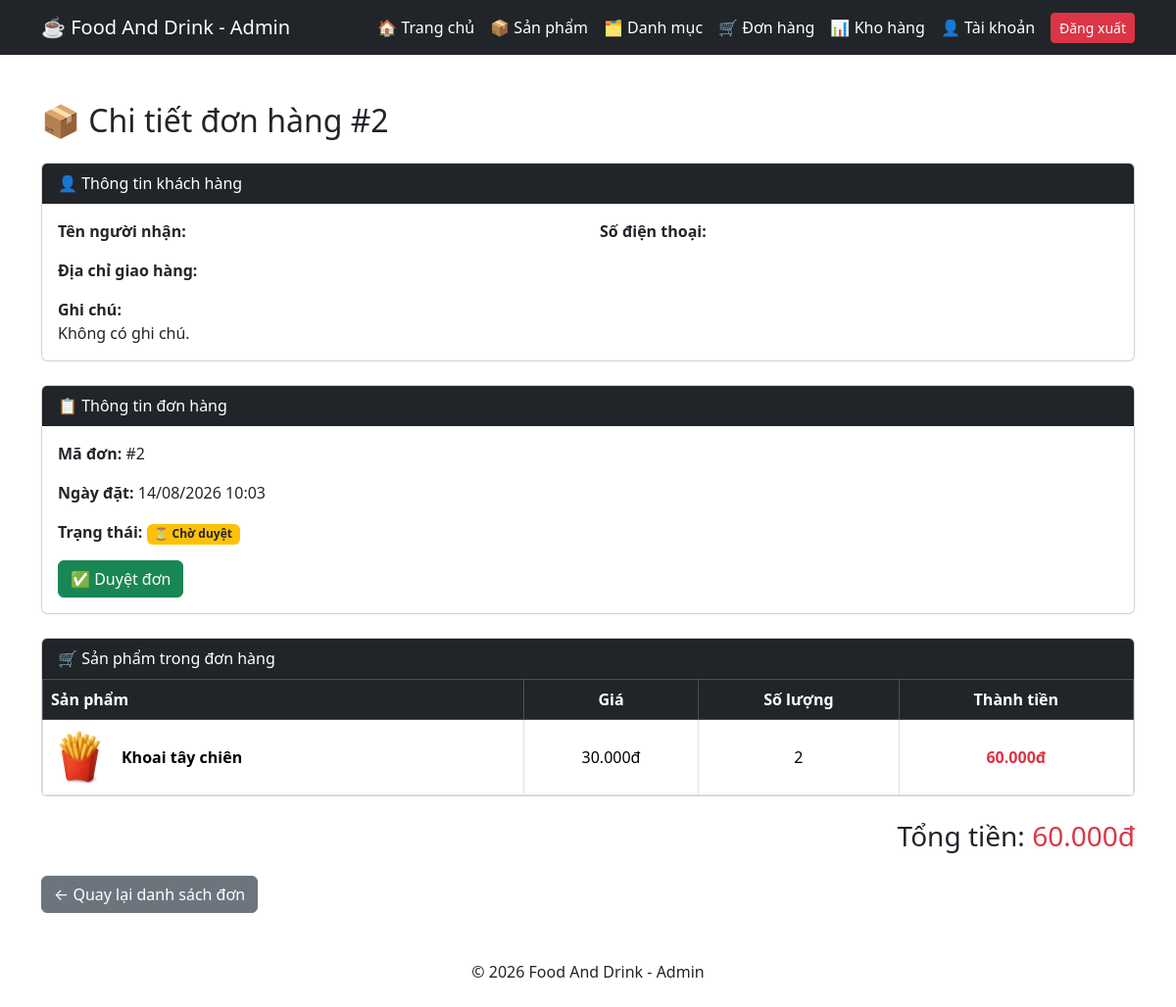
Page /admin/order_detail.php?id=2 (signed in) on the committed database.
### tables this page shows
CREATE TABLE `orders` (
  `id` int(11) NOT NULL,
  `user_id` int(11) NOT NULL,
  `total` decimal(10,2) NOT NULL,
  `status` enum('pending','confirmed','shipping','completed','cancelled') DEFAULT 'pending',
  `created_at` timestamp NOT NULL DEFAULT current_timestamp(),
  `receiver_name` varchar(100) NOT NULL,
  `phone` varchar(20) NOT NULL,
  `address` text NOT NULL,
  `note` text DEFAULT NULL
);

CREATE TABLE `order_details` (
  `id` int(11) NOT NULL,
  `order_id` int(11) NOT NULL,
  `product_id` int(11) NOT NULL,
  `quantity` int(11) NOT NULL,
  `price` decimal(10,2) NOT NULL
);

CREATE TABLE `products` (
  `id` int(11) NOT NULL,
  `category_id` int(11) NOT NULL,
  `name` varchar(150) NOT NULL,
  `description` text DEFAULT NULL,
  `price` decimal(10,2) NOT NULL,
  `quantity` int(11) NOT NULL DEFAULT 0,
  `image` varchar(255) DEFAULT NULL,
  `created_at` timestamp NOT NULL DEFAULT current_timestamp()
);

### admin/order_detail.php (the view, shortened to what this page needs)
<?php
require_once "header_admin.php";
require_once "../config/database.php";
$order_id = (int)$_GET['id'];
$sql = "
    SELECT *
    FROM orders
    WHERE id = $order_id
    LIMIT 1
";
$result = mysqli_query($conn, $sql);
$order = mysqli_fetch_assoc($result);
$sql_items = "
    SELECT
        od.quantity,
        od.price,
        p.name,
        p.image
    FROM order_details od
    JOIN products p
        ON od.product_id = p.id
    WHERE od.order_id = $order_id
    ORDER BY od.id ASC
";
$result_items = mysqli_query(
    $conn,
    $sql_items
);
?>
<div class="container mt-5 mb-5">
    <h2 class="mb-4">
        📦 Chi tiết đơn hàng #<?php echo $order['id']; ?>
    </h2>
    <div class="card mb-4">
        <div class="card-header bg-dark text-white">
            👤 Thông tin khách hàng
        </div>
        <div class="card-body">
            <div class="row">
                <div class="col-md-6 mb-3">
                    <strong>Tên người nhận:</strong>
                    <br>
                </div>
                <div class="col-md-6 mb-3">
                    <strong>Số điện thoại:</strong>
                    <br>
                </div>
                <div class="col-md-12 mb-3">
                    <strong>Địa chỉ giao hàng:</strong>
                    <br>
                </div>
                <div class="col-md-12">
                    <strong>Ghi chú:</strong>
                    <br>
                    <?php
                    if (!empty($order['note'])) {
                        echo nl2br(
                            htmlspecialchars(
                                $order['note']
                            )
                        );
                    } else {
                        echo "Không có ghi chú.";
                    }
                    ?>
                </div>
            </div>
        </div>
    </div>
    <div class="card mb-4">
        <div class="card-header bg-dark text-white">
            📋 Thông tin đơn hàng
        </div>
        <div class="card-body">
            <p>
                <strong>Mã đơn:</strong>
                #<?php echo $order['id']; ?>
            </p>
            <p>
                <strong>Ngày đặt:</strong>
                <?php
                echo date(
                    "d/m/Y H:i",
                    strtotime($order['created_at'])
                );
                ?>
            </p>
            <p>
                <strong>Trạng thái:</strong>
                <?php
                switch ($order['status']) {
                    case 'pending':
                        echo '
                        <span class="badge bg-warning text-dark">
                            ⏳ Chờ duyệt
                        </span>';
                        break;
                }
                ?>
            </p>
            <?php if ($order['status'] == 'pending') { ?>
                <form method="POST">
                    <button
                        type="submit"
                        name="approve_order"
                        class="btn btn-success"
                        onclick="
                            return confirm(
                                'Duyệt đơn sẽ trừ kho. Bạn có chắc chắn không?'
                            )
                        "
                    >
                        ✅ Duyệt đơn
                    </button>
                </form>
            <?php } ?>
        </div>
    </div>
    <div class="card mb-4">
        <div class="card-header bg-dark text-white">
            🛒 Sản phẩm trong đơn hàng
        </div>
        <div class="card-body p-0">
            <div class="table-responsive">
                <table class="table table-bordered align-middle mb-0">
                    <thead class="table-dark">
                        <tr>
                            <th>
                                Sản phẩm
                            </th>
                            <th class="text-center">
                                Giá
                            </th>
                            <th class="text-center">
                                Số lượng
                            </th>
                            <th class="text-center">
                                Thành tiền
                            </th>
                        </tr>
                    </thead>
                    <tbody>
                    <?php
                    if (
                        $result_items &&
                        mysqli_num_rows($result_items) > 0
                    ) {
                        while (
                            $item =
                            mysqli_fetch_assoc($result_items)
                        ) {
                            $subtotal =
                                $item['price']
                                *
                                $item['quantity'];
                    ?>
                        <tr>
                            <td>
                                <div class="d-flex align-items-center">
                                    <?php if (!empty($item['image'])) { ?>
                                        <img
                                            src="../assets/img/products/<?php echo htmlspecialchars($item['image']); ?>"
                                            style="
                                                width:60px;
                                                height:60px;
                                                object-fit:cover;
                                                border-radius:8px;
                                                margin-right:12px;
                                            "
                                        >
                                    <?php } ?>
                                    <strong>
                                        <?php
                                        echo htmlspecialchars(
                                            $item['name']
                                        );
                                        ?>
                                    </strong>
                                </div>
                            </td>
                            <td class="text-center">
                                <?php
                                echo number_format(
                                    $item['price'],
                                    0,
                                    ',',
                                    '.'
                                );
                                ?>đ
                            </td>
                            <td class="text-center">
                                <?php
                                echo $item['quantity'];
                                ?>
                            </td>
                            <td class="text-center text-danger">
                                <strong>
                                    <?php
                                    echo number_format(
                                        $subtotal,
                                        0,
                                        ',',
                                        '.'
                                    );
                                    ?>đ
                                </strong>
                            </td>
                        </tr>
                    <?php
                        }
                    } ?>
                    </tbody>
                </table>
            </div>
        </div>
    </div>
    <div class="text-end mb-4">
        <h3>
            Tổng tiền:
            <span class="text-danger">
                <?php
                echo number_format(
                    $order['total'],
                    0,
                    ',',
                    '.'
                );
                ?>đ
            </span>
        </h3>
    </div>
    <a
        href="orders.php"
        class="btn btn-secondary"
    >
        ← Quay lại danh sách đơn
    </a>
</div>
<footer class="text-center mt-5 mb-4">
    © 2026 Food And Drink - Admin
</footer>

### rows in the picture
orders: id "2", created_at "14/08/2026 10:03", total "60.000"
order_details: product.image (picture), product.name "Khoai tây chiên", price "30.000", quantity "2", subtotal "60.000"
